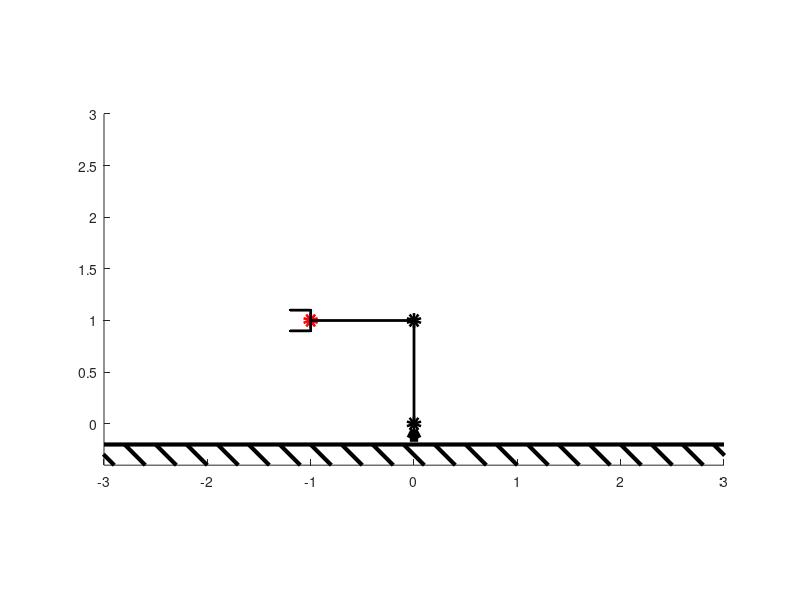

The MATLAB source for this figure: (Note: this script raises an error after producing the figure.)
%%%%%%%%%%%%%%%%%%%%%%%%%%%%%%%%%%%%%%%%%%%%%%%%%%%%%%%%%%%%%%%%%%%%%%%%%%%
%%%%%%%%%%%%%%%%%%%%%%%%%%%%%%%%%%%%%%%%%%%%%%%%%%%%%%%%%%%%%%%%%%%%%%%%%%%
%%%%%%          2-Link Manipulator                                   %%%%%%
%%%%%%          M20 Robotics, coursework template                    %%%%%%
%%%%%%          University of Cambridge                              %%%%%%
%%%%%%          10.10.2018                                           %%%%%%
%%%%%%%%%%%%%%%%%%%%%%%%%%%%%%%%%%%%%%%%%%%%%%%%%%%%%%%%%%%%%%%%%%%%%%%%%%%
%%%%%%%%%%%%%%%%%%%%%%%%%%%%%%%%%%%%%%%%%%%%%%%%%%%%%%%%%%%%%%%%%%%%%%%%%%%

%%%%%%%%%%%%%%%%%%%%%%%%%%%%%%%%%%%%%%%%%%%%%%%%%%%%%%%%%%%%%%%%%%%%%%%%%%%
%% Main function                                                         %%
%%%%%%%%%%%%%%%%%%%%%%%%%%%%%%%%%%%%%%%%%%%%%%%%%%%%%%%%%%%%%%%%%%%%%%%%%%%

function manipulator
%% Blank slate
clear all
close all
clc

%% Parameters
l1 = 1;                 %length bottom link [m]
l2 = 1;                 %length middle link [m]
l3 = 0.5;               %length upper link [m]
lg = 0.2;               %length gripper [m]
wg = 0.2;               %width gripper [m]

%% Initial conditions
phi1 = 0.0;               %angle bottom link [rad]
phi2 = pi/2;            %angle middle link [rad]

phiVec = [phi1;phi2];
lVec = [l1,l2];

%% Initialise animation
lineObj = animInit;
animation([phiVec,phiVec],lVec,lineObj,[-1,1]);

%% Run main routine
for i = 1:1

    pDes = [ginput(1)';1];    %get user defined target              
    phiVecNew = JacInv(phiVec,lVec,pDes);   %inverse kinematics
    animation([phiVec,phiVecNew],lVec,lineObj,pDes) %animation
    phiVec = phiVecNew;
end

%%%%%%%%%%%%%%%%%%%%%%%%%%%%%%%%%%%%%%%%%%%%%%%%%%%%%%%%%%%%%%%%%%%%%%%%%%%
%% Local functions                                                       %%
%%%%%%%%%%%%%%%%%%%%%%%%%%%%%%%%%%%%%%%%%%%%%%%%%%%%%%%%%%%%%%%%%%%%%%%%%%%

%% Animation initialisation
function lineObj = animInit()
    
    lWin = 3.0;    %window size
    bOffs = 0.1;            %base offset
    
    figure(1)
    hold on
    axis equal
    axis([-3 3 -0.4 3])
    % Ground plot
    plot([-lWin lWin],[-2*bOffs -2*bOffs],'k','LineWidth',3)
    plot(0,-bOffs,'^k','LineWidth',5)
    for j = 1:30
        k = -lWin-1+j*2*lWin/20;
        plot([k;k+0.2],[0-2*bOffs;-0.2-2*bOffs],'k','LineWidth',3)
    end

    %target line object
    lineObj.m1 = line(0,0,'color','r','LineWidth',5,'Marker','o');
    %link line objects
    lineObj.h1 = line(0,0,'color','k','LineWidth',2);
    lineObj.h2 = line(0,0,'color','k','LineWidth',2);
    lineObj.h3 = line(0,0,'color','k','LineWidth',2);

    %joint line objects
    lineObj.d1 = line(0,0,'color','k','LineWidth',5,'Marker','o');
    lineObj.d2 = line(0,0,'color','k','LineWidth',5,'Marker','o');

    %gripper line objects
    lineObj.g1 = line(0,0,'color','k','LineWidth',2);
    lineObj.g2 = line(0,0,'color','k','LineWidth',2);
    lineObj.g3 = line(0,0,'color','k','LineWidth',2);
    

end

%% Animation
function animation(phiMat,lVec,lineObj,PDes)
    
    PhiVec = phiMat(:,2);
    PhiVecOld = phiMat(:,1);
    [A10,A21] = HomCoord(PhiVec,lVec); %calculate transformation matrices


    
    r11 = A10*[0;l1;1];   %position link 1
    r22 = A10*A21*[0;l2;1];   %position link 2

    rg11 = A10*A21*[wg/2;l2;1];   %position gripper base right
    rg22 = A10*A21*[wg/2;lg+l2;1];    %position gripper right
    rg11m = A10*A21*[-wg/2;l2;1]; %position gripper base left
    rg22m = A10*A21*[-wg/2;lg+l2;1];  %position gripper left
    
    %set target point
    set(lineObj.m1,'xdata',PDes(1),'ydata',PDes(2))
    
    %number of animated frames from start to end position
    n = 30;
 
    if PhiVecOld ~= PhiVec
        
        for k = 1:n

            %avoid multiple rotations
            PhiVec = mod(PhiVec,2*pi);  
            PhiVecOld = mod(PhiVecOld,2*pi);
            dPhi = PhiVec-PhiVecOld;
            dC = abs(dPhi)>pi;
            dPhi = dPhi - dPhi.*dC - sign(dPhi.*dC).*(2*pi*dC-abs(dPhi.*dC));

            %calculate intermediate positions
            phiVecT = PhiVecOld + dPhi*k/n;
            [A10T,A21T] = HomCoord(phiVecT,lVec);
            r1T = A10T*[0;l1;1];
            r2T = A10T*A21T*[0;l2;1];
   
            rg1T = A10T*A21T*[wg/2;l2;1];
            rg2T = A10T*A21T*[wg/2;lg+l2;1];
            rg1Tm = A10T*A21T*[-wg/2;l2;1];
            rg2Tm = A10T*A21T*[-wg/2;lg+l2;1];

            %set intermediate positions and pause
            set(lineObj.h1,'xdata',[0 r1T(1)],'ydata',[0 r1T(2)])
            set(lineObj.h2,'xdata',[r1T(1) r2T(1)],'ydata',[r1T(2) r2T(2)])

            set(lineObj.d1,'xdata',r1T(1),'ydata',r1T(2))
%            set(lineObj.d2,'xdata',r2T(1),'ydata',r2T(2))

            set(lineObj.g1,'xdata',[rg1Tm(1) rg1T(1)],'ydata',[rg1Tm(2) rg1T(2)])
            set(lineObj.g2,'xdata',[rg1T(1) rg2T(1)],'ydata',[rg1T(2) rg2T(2)])
            set(lineObj.g3,'xdata',[rg1Tm(1) rg2Tm(1)],'ydata',[rg1Tm(2) rg2Tm(2)])
            pause(1/n)
        end
    end
    
    %set target position and pause
    set(lineObj.h1,'xdata',[0 r11(1)],'ydata',[0 r11(2)])
     set(lineObj.h2,'xdata',[r11(1) r22(1)],'ydata',[r11(2) r22(2)])

     set(lineObj.d1,'xdata',r11(1),'ydata',r11(2))
%     set(lineObj.d2,'xdata',r22(1),'ydata',r22(2))

     set(lineObj.g1,'xdata',[rg11m(1) rg11(1)],'ydata',[rg11m(2) rg11(2)])
     set(lineObj.g2,'xdata',[rg11(1) rg22(1)],'ydata',[rg11(2) rg22(2)])
     set(lineObj.g3,'xdata',[rg11m(1) rg22m(1)],'ydata',[rg11m(2) rg22m(2)])

    drawnow
end

%% Homogeneous coordinate transform
function [A10,A21] = HomCoord(phiVec,lVec)
    
    Phi1 = phiVec(1);
    Phi2 = phiVec(2);

    L1 = lVec(1);
    L2 = lVec(2);

    A10 = [cos(Phi1) , -sin(Phi1) , 0; ...
           sin(Phi1) ,  cos(Phi1) , 0; ...
           0          , 0         , 1 ];

    A21 = [cos(Phi2) , -sin(Phi2) , 0; ...
           sin(Phi2) ,  cos(Phi2) , L1; ...
           0          , 0         , 1];

end

%% Jacobian inverse method (inverse kinematics)
function PhiVec = JacInv(PhiVec,LVec,PDes)
    
L2 = LVec(2)+0.1;   %offset target
j = 0;
[A10,A21] = HomCoord(PhiVec,LVec);
rCurr = A10*A21*[0;L2;1] %current end effector position


pErr = norm(PDes-rCurr)    %current position error
errThresh = 0.001;  %error threshold
 [PDes(1:2) rCurr(1:2)]
%  PhiVec 
% LVec
    while pErr > errThresh
        
        [PDes(1:2) rCurr(1:2) PhiVec]
        
        J = Jac(PhiVec,LVec);      

        dx =  pinv(J)*(PDes(1:2)-rCurr(1:2)); %pinv Moore-Penrose pseudoinverse
        PhiVec = PhiVec + dx;

        [A10,A21] = HomCoord(PhiVec,LVec);

        rCurr = A10*A21*[0;L2;1];
        pErr = norm(PDes-rCurr);

        j = j+1

        if j>1000 %interrupt if position not below threshold after 1000 iterations

            %run optimisation routine to minimise position error
 %           lambda = fminsearch(@(x) JacErr(x,PhiVec,PDes,LVec),[0;0;0]);
 %           PhiVec = PhiVec + lambda;
            break
        end
    end
end

%% Calculate Jacobian
function J = Jac(phiVec,lVec)
    
phi1 = phiVec(1);
phi2 = phiVec(2);

l1 = lVec(1);
l2 = lVec(2);


% Jacobian
 J = [  -l1*cos(phi1) - l2*cos(phi1+phi2),  -l2*cos(phi1+phi2); ...
       -l1*sin(phi1)-l2*sin(phi1+phi2), -l2*sin(phi1+phi2)];   
end

%% Objective function error minimisation
function pErr = JacErr(lambda,phiVec,pDes,lVec)

l2 = lVec(2);
phi = phiVec + lambda;
[A10,A21] = HomCoord(phi,lVec);
rCurr = A10*A21*[0;l2;1];
pErr = norm(pDes-rCurr); 
end

end

